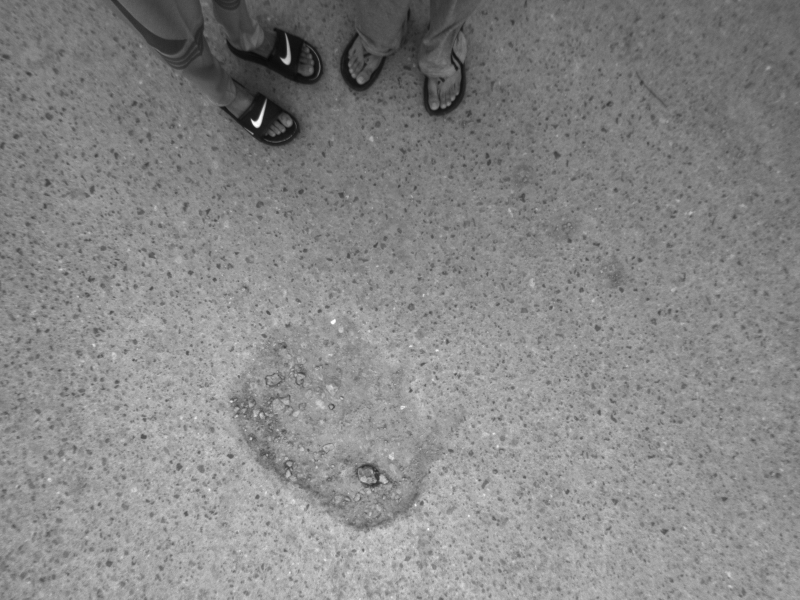
#> input picture captured/rectified/8_L_.png, 1600 x 1200 px, found by its file name (shown at 1/2 size)
$ python showimage.py
#> lines starting #> are read from the running program, lines starting #| are printed output that depends on the picture
import matplotlib.pyplot as plt
import cv2
var = "8"
image_l = cv2.imread(f"E:/Stereo-3D-Reconstruction/captured/rectified/{var}_L_.png",cv2.IMREAD_GRAYSCALE)
#> image_l is the input picture: shape (1200, 1600); min 7, max 255, mean 134.2
image_r = cv2.imread(f"E:/Stereo-3D-Reconstruction/captured/rectified/{var}_R_.png",cv2.IMREAD_GRAYSCALE)
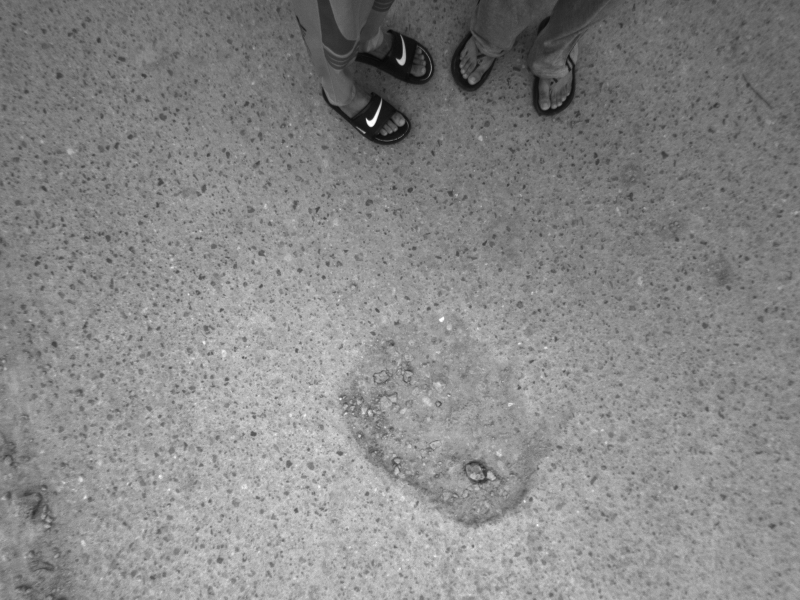
#> input picture captured/rectified/8_R_.png, 1600 x 1200 px, found by its file name (shown at 1/2 size)
#> image_r is the input picture: shape (1200, 1600); min 6, max 255, mean 134.6
image_l = image_l[600:1100,400:1200]
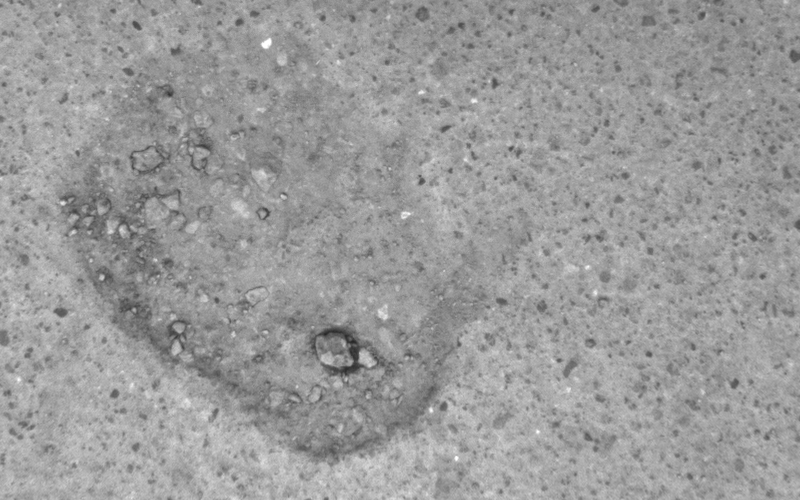
#> image_l: shape (500, 800); min 38, max 255, mean 155
image_r = image_r[600:1100,400:1200]
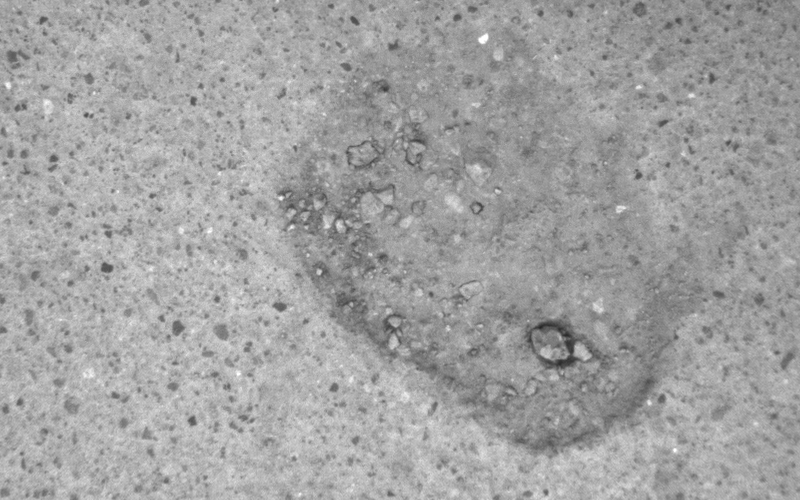
#> image_r: shape (500, 800); min 35, max 255, mean 161.9
plt.subplot(1,2,1)
plt.imshow(image_l)
plt.subplot(1,2,2)
plt.imshow(image_r)
cv2.imwrite(f"{var}crop_L.png",image_l)
cv2.imwrite(f"{var}crop_R.png",image_r)

plt.savefig(f"{var}.png")
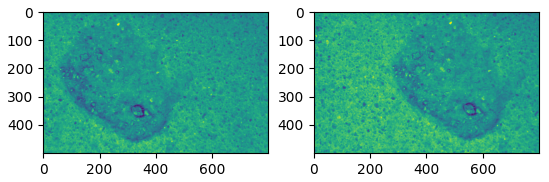
#> figure drawn by matplotlib, 2 panels
plt.show()
